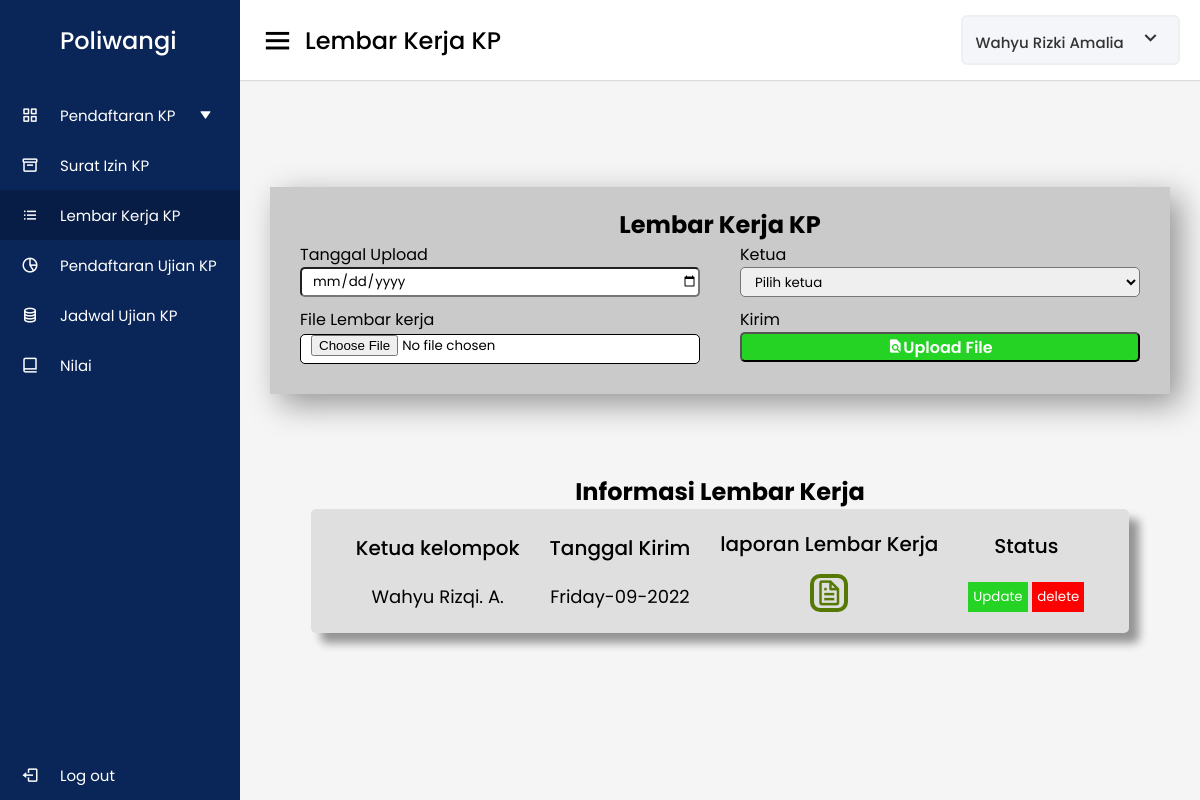
/php/lembar_kerja.php (signed in), run on the app's committed database.
### tables this page shows
CREATE TABLE `mahasiswa` (
  `id` int(50) NOT NULL,
  `nama_mahasiswa` varchar(45) DEFAULT NULL,
  `nim` varchar(45) DEFAULT NULL,
  `kelas` varchar(45) DEFAULT NULL,
  `email` varchar(45) DEFAULT NULL,
  `alamat` varchar(45) DEFAULT NULL,
  `id_user` int(50) DEFAULT NULL,
  `anggota_kelompok_id` int(11) DEFAULT NULL
);

CREATE TABLE `lembar_kerja` (
  `id` int(11) NOT NULL,
  `tanggal` date DEFAULT NULL,
  `file` varchar(100) DEFAULT NULL,
  `anggota_kelompok_id` int(11) DEFAULT NULL
);

CREATE TABLE `anggota_kelompok` (
  `id` int(12) NOT NULL,
  `nama_anggota` varchar(50) NOT NULL,
  `nim` char(12) DEFAULT NULL
);

### php/function.php (called while the page is built, shortened)
<?php
$conn = mysqli_connect("localhost", "root", "", "db_tugas");
function query($query)
{
    global $conn;
    $result = mysqli_query($conn, $query);
    $row = [];
    while ($rows = mysqli_fetch_assoc($result)) {
        $row[] = $rows;
    }
    return $row;
}

### php/lembar_kerja.php (the view, shortened to what this page needs)
<?php
require "function.php";
$lembar = query("SELECT lembar_kerja.id, file, tanggal,anggota_kelompok_id, nama_anggota  FROM lembar_kerja INNER JOIN anggota_kelompok ON lembar_kerja.anggota_kelompok_id = anggota_kelompok.id");
$username = $_SESSION['username'];
$user = query("SELECT * FROM mahasiswa WHERE nim = $username");
?>
<!DOCTYPE html>
<html lang="en">
<head>
  <link rel="stylesheet" href="../css/daftar_ujian.css">
  <link href="https://unpkg.com/boxicons@2.0.7/css/boxicons.min.css" rel="stylesheet" />
</head>
<body>
  <div class="sidebar">
    <div class="logo-details">
      <span class="logo_name">Poliwangi</span>
    </div>
    <ul class="nav-links">
      <li class="pend_btn">
        <a href="#" class="pend_btn klik">
          <i class="bx bx-grid-alt"></i>
          <span class="links_name pend_btn">Pendaftaran KP</span>
          <i class="bx bxs-down-arrow pend_btn"></i>
        </a>
      </li>
      <li>
        <a href="surat_izin.php">
          <i class="bx bx-box"></i>
          <span class="links_name">Surat Izin KP</span>
        </a>
      </li>
      <li>
        <a href="lembar_kerja.php" class="active">
          <i class="bx bx-list-ul"></i>
          <span class="links_name">Lembar Kerja KP</span>
        </a>
      </li>
      <li>
        <a href="pendaftran_ujian.php">
          <i class="bx bx-pie-chart-alt-2"></i>
          <span class="links_name">Pendaftaran Ujian KP</span>
        </a>
      </li>
      <li>
        <a href="jadwal.php">
          <i class="bx bx-coin-stack"></i>
          <span class="links_name">Jadwal Ujian KP</span>
        </a>
      </li>
      <li>
        <a href="nilai.php">
          <i class="bx bx-book-alt"></i>
          <span class="links_name"> Nilai </span>
        </a>
      </li>
      <li class="log_out">
        <a href="logout.php">
          <i class="bx bx-log-out"></i>
          <span class="links_name">Log out</span>
        </a>
      </li>
    </ul>
  </div>
  <section class="home-section">
    <nav>
      <div class="sidebar-button">
        <i class="bx bx-menu sidebarBtn"></i>
        <span class="dashboard">Lembar Kerja KP</span>
      </div>
      <div class="profile-details">
        <a href="profil.php ">
          <?php foreach ($user as $mhs) : ?>
            <span class="admin_name"><?= $mhs['nama_mahasiswa']; ?></span>
            <i class="bx bx-chevron-down"></i>
          <?php endforeach; ?>
        </a>
      </div>
    </nav>
    <div class="cont">
      <div class="box-form">
        <div class="title">
          <h1> Lembar Kerja KP </h1>
        </div>
        <form action="" method="post" enctype="multipart/form-data">
          <div class="box1">
            <div class="input">
              <label for="tanggal">Tanggal Upload</label>
              <input type="date" name="tanggal" id="tanggal" />
            </div>
            <div class="input">
              <label for="dosen">Ketua</label>
              <select name="anggota_kelompok_id" id="dosen">
                <option value="">Pilih ketua</option>
              </select>
            </div>
            <div class="input">
              <label for="file">File Lembar kerja</label>
              <input class="file" type="file" name="file" id="file" />
            </div>
            <div class="input">
              <label>Kirim</label>
              <button class="view" name="submit"><i class='bx bxs-file-find'></i>Upload File</button>
            </div>
          </div>
        </form>
      </div>
      <?php foreach ($lembar as $lmb) : ?>
        <div class="activity-data">
          <h2>Informasi Lembar Kerja</h2>
          <div class="box">
            <div class="data names">
              <span class="data-title">Ketua kelompok</span>
              <span class="data-list"><?= $lmb['nama_anggota']; ?></span>
            </div>
            <div class="data type">
              <span class="data-title">Tanggal Kirim</span>
              <span class="data-list"><?php $tanggal = $lmb['tanggal'];
                                      echo date("l-m-Y", strtotime($tanggal)) ?></span>
            </div>
            <div class="data proposal">
              <span class="data-title">laporan Lembar Kerja</span>
              <a href="preview_lembar_kerja.php?id=<?= $lmb["id"]; ?>"><span class="data-list"><i class='bx bx-file'></i></span></a>
            </div>
            <div class="data status">
              <span class="data-title">Status</span>
              <span class="data-list">
                <a href="update_lembar_kerja.php?id=<?= $lmb["id"]; ?>"><button class="update">Update</button> </a>
                <a href="hapus_lembar_kerja.php?id=<?= $lmb["id"]; ?>"><button class="delete">delete</button></a>
              </span>
            </div>
          </div>
        </div>
      <?php endforeach; ?>
    </div>
  </section>
</body>
</html>

### css/daftar_ujian.css (style rules this page uses)
* { margin: 0; padding: 0; box-sizing: border-box; font-family: "Poppins", sans-serif; }
.sidebar { position: fixed; height: 100%; width: 240px; background: #0a2558; transition: all 0.5s ease; }
.sidebar .logo-details { height: 80px; display: flex; align-items: center; }
.sidebar .logo-details .logo_name { color: #fff; font-size: 24px; font-weight: 500; padding-left: 60px; }
.sidebar .nav-links { margin-top: 10px; }
.sidebar .nav-links li { position: relative; list-style: none; height: 50px; }
.sidebar .nav-links li a { height: 100%; width: 100%; display: flex; align-items: center; text-decoration: none; transition: all 0.4s ease; }
.sidebar .nav-links li a.active { background: #081d45; }
.sidebar .nav-links li i { min-width: 60px; text-align: center; font-size: 18px; color: #fff; }
.sidebar .nav-links li a .links_name { color: #fff; font-size: 15px; font-weight: 400; white-space: nowrap; }
.sidebar .nav-links .log_out { position: absolute; bottom: 0; width: 100%; }
.home-section .cont { position: relative; background: #f5f5f5; min-height: 100vh; width: calc(100% - 240px); left: 240px; transition: all 0.5s ease; display: flex; justify-content: center; align-items: center; flex-direction: column; }
.home-section nav { display: flex; justify-content: space-between; height: 80px; background: #fff; display: flex; align-items: center; position: fixed; width: calc(100% - 240px); left: 240px; z-index: 100; padding: 0 20px; box-shadow: 0 1px 1px rgba(0, 0, 0, 0.1); transition: all 0.5s ease; }
.home-section nav .sidebar-button { display: flex; align-items: center; font-size: 24px; font-weight: 500; }
nav .sidebar-button i { font-size: 35px; margin-right: 10px; }
.home-section nav .profile-details { display: flex; align-items: center; background: #f5f6fa; border: 2px solid #efeef1; border-radius: 6px; height: 50px; min-width: 190px; padding: 0 15px 0 2px; }
nav .profile-details .admin_name { font-size: 15px; font-weight: 500; color: #333; margin: 0 10px; white-space: nowrap; }
nav .profile-details i { font-size: 25px; color: #333; }
.activity-data { text-align: center; margin-top: 10vh; }
.activity-data .data { display: flex; flex-direction: column; padding: 0 15px; justify-content: center; }
.activity-data .data-title { font-size: 20px; font-weight: 500; color: var(--text-color); text-align: center; width: 100%; }
.activity-data .data .data-list { font-size: 18px; font-weight: 400; margin-top: 20px; white-space: nowrap; color: var(--text-color); }
.box { background-color: rgb(223, 223, 223); padding: 20px 30px; display: flex; border-radius: 5px; box-shadow: 10px 10px 10px rgba(0, 0, 0, 0.4); margin-bottom: 30px; justify-content: center; align-items: center; }
.title h1 { text-align: center; }
.box-form { background-color: #cacaca; margin-top: 50px; max-width: 900px; width: 100%; box-shadow: 10px 10px 30px rgba(0, 0, 0, 0.4); padding: 20px 30px; }
.box1 { display: flex; flex-wrap: wrap; justify-content: space-between; }
.box-form .input { width: calc(100% / 2 - 20px); }
.box-form .input input { height: 30px; width: 100%; border-radius: 5px; padding-left: 10px; margin-bottom: 10px; }
.file { border: 1px solid black; background-color: #ffffff; }
.proposal .data-list i { font-size: 30px; border: 4px solid; border-radius: 10px; cursor: pointer; color: rgb(86, 121, 5); margin-top: 15px; }
.view { background-color:rgb(36, 211, 36); width: 100%; height: 30px; border-radius: 5px; cursor: pointer; font-size: 16px; font-weight: 600; color: white; }
a { text-decoration: none; width: 100%; text-align: center; }
.box-form .input select { height: 30px; width: 100%; border-radius: 5px; padding-left: 10px; margin-bottom: 10px; }
.data { max-width: 70%; }
.delete { background-color: red; color: white; border: none; padding: 5px; cursor: pointer; }
.update { background-color:rgb(36, 211, 36); color: white; border: none; padding: 5px; cursor: pointer; }
.sidebar .nav-links li .bxs-down-arrow { font-size: 12px; transition: 0.4s; }

### data on the page
mahasiswa: nama_mahasiswa "Wahyu Rizki Amalia"
lembar_kerja: anggota_kelompok.nama_anggota "Wahyu Rizqi. A.", tanggal "Friday-09-2022"
